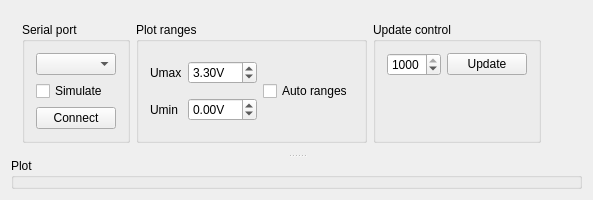
<?xml version="1.0" encoding="UTF-8"?>
<ui version="4.0">
 <class>MainWidget</class>
 <widget class="QWidget" name="MainWidget">
  <property name="geometry">
   <rect>
    <x>0</x>
    <y>0</y>
    <width>593</width>
    <height>190</height>
   </rect>
  </property>
  <property name="windowTitle">
   <string>STM32 Analog Plotter</string>
  </property>
  <property name="windowIcon">
   <iconset resource="resources.qrc">
    <normaloff>:/main/ini.png</normaloff>:/main/ini.png</iconset>
  </property>
  <layout class="QVBoxLayout" name="verticalLayout_3">
   <item>
    <widget class="QSplitter" name="splitter">
     <property name="orientation">
      <enum>Qt::Vertical</enum>
     </property>
     <widget class="QWidget" name="">
      <layout class="QHBoxLayout" name="horizontalLayout_3">
       <item>
        <widget class="QGroupBox" name="groupBoxSerialPort">
         <property name="title">
          <string>Serial port</string>
         </property>
         <layout class="QVBoxLayout" name="verticalLayout">
          <item>
           <widget class="QComboBox" name="comboBoxSerialPort"/>
          </item>
          <item>
           <widget class="QCheckBox" name="checkBoxSimulate">
            <property name="text">
             <string>Simulate</string>
            </property>
           </widget>
          </item>
          <item>
           <widget class="QPushButton" name="pushButtonConnect">
            <property name="text">
             <string>Connect</string>
            </property>
           </widget>
          </item>
         </layout>
        </widget>
       </item>
       <item>
        <widget class="QGroupBox" name="groupBoxPlotRangeControl">
         <property name="title">
          <string>Plot ranges</string>
         </property>
         <layout class="QHBoxLayout" name="horizontalLayout">
          <item>
           <layout class="QGridLayout" name="gridLayout">
            <item row="0" column="0">
             <widget class="QLabel" name="label">
              <property name="text">
               <string>Umax</string>
              </property>
             </widget>
            </item>
            <item row="0" column="1">
             <widget class="QDoubleSpinBox" name="doubleSpinBoxUMax">
              <property name="suffix">
               <string>V</string>
              </property>
              <property name="minimum">
               <double>-12.000000000000000</double>
              </property>
              <property name="maximum">
               <double>12.000000000000000</double>
              </property>
              <property name="singleStep">
               <double>0.100000000000000</double>
              </property>
              <property name="value">
               <double>3.300000000000000</double>
              </property>
             </widget>
            </item>
            <item row="1" column="0">
             <widget class="QLabel" name="label_2">
              <property name="text">
               <string>Umin</string>
              </property>
             </widget>
            </item>
            <item row="1" column="1">
             <widget class="QDoubleSpinBox" name="doubleSpinBoxUMin">
              <property name="suffix">
               <string>V</string>
              </property>
              <property name="minimum">
               <double>-12.000000000000000</double>
              </property>
              <property name="maximum">
               <double>12.000000000000000</double>
              </property>
              <property name="singleStep">
               <double>0.100000000000000</double>
              </property>
             </widget>
            </item>
           </layout>
          </item>
          <item>
           <widget class="QCheckBox" name="checkBoxAutoRanges">
            <property name="text">
             <string>Auto ranges</string>
            </property>
           </widget>
          </item>
         </layout>
        </widget>
       </item>
       <item>
        <widget class="QGroupBox" name="groupBoxUpdate">
         <property name="title">
          <string>Update control</string>
         </property>
         <layout class="QVBoxLayout" name="verticalLayout_2">
          <item>
           <layout class="QHBoxLayout" name="horizontalLayout_2">
            <item>
             <widget class="QSpinBox" name="spinBoxUpdateDelay">
              <property name="minimum">
               <number>1</number>
              </property>
              <property name="maximum">
               <number>1000</number>
              </property>
              <property name="singleStep">
               <number>10</number>
              </property>
              <property name="value">
               <number>1000</number>
              </property>
             </widget>
            </item>
            <item>
             <widget class="QPushButton" name="pushButtonUpdate">
              <property name="text">
               <string>Update</string>
              </property>
             </widget>
            </item>
           </layout>
          </item>
          <item>
           <spacer name="verticalSpacer">
            <property name="orientation">
             <enum>Qt::Vertical</enum>
            </property>
            <property name="sizeHint" stdset="0">
             <size>
              <width>20</width>
              <height>48</height>
             </size>
            </property>
           </spacer>
          </item>
         </layout>
        </widget>
       </item>
       <item>
        <spacer name="horizontalSpacer">
         <property name="orientation">
          <enum>Qt::Horizontal</enum>
         </property>
         <property name="sizeHint" stdset="0">
          <size>
           <width>40</width>
           <height>20</height>
          </size>
         </property>
        </spacer>
       </item>
      </layout>
     </widget>
     <widget class="QGroupBox" name="groupBoxPlot">
      <property name="title">
       <string>Plot</string>
      </property>
     </widget>
    </widget>
   </item>
  </layout>
 </widget>
 <layoutdefault spacing="6" margin="11"/>
 <resources>
  <include location="resources.qrc"/>
 </resources>
 <connections/>
</ui>
